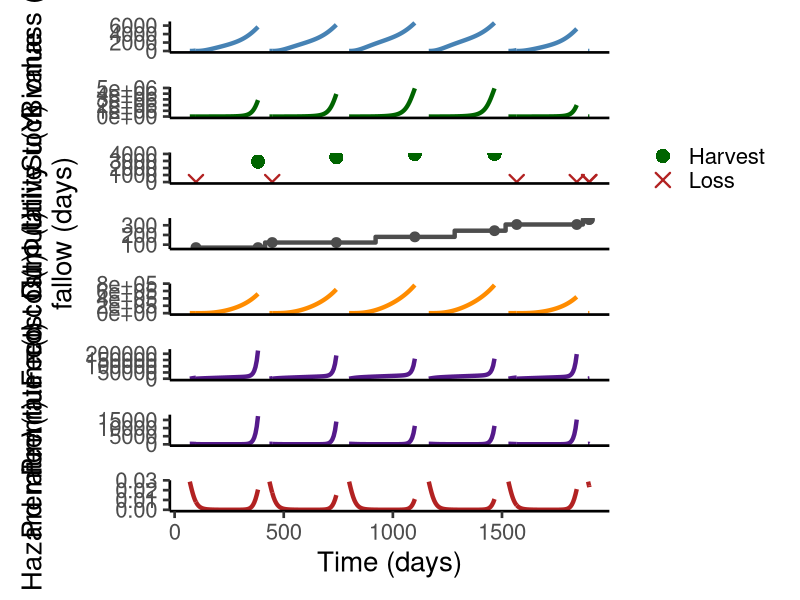

This figure's R source:
library(ggplot2)
library(tidyr)

# ── Read data ─────────────────────────────────────────────────────────────────
ts <- read.csv("results/simulations/production_cycle_timeseries.csv")
ep <- read.csv("results/simulations/production_cycle_endpoints.csv")

outdir <- "results/figures"
dir.create(outdir, showWarnings = FALSE, recursive = TRUE)

# Assign alternating cycle shading
cycle_bounds <- aggregate(t ~ cycle, data = ts, FUN = range)
shade <- data.frame(
  xmin  = sapply(cycle_bounds$t, `[`, 1),
  xmax  = sapply(cycle_bounds$t, `[`, 2),
  cycle = cycle_bounds$cycle
)
shade$fill <- ifelse(shade$cycle %% 2 == 1, "odd", "even")

# Endpoint markers: shape by harvest vs loss
ep$event <- ifelse(ep$loss, "Loss", "Harvest")

# ── Helper: add cycle shading to a ggplot ─────────────────────────────────────
add_cycle_shading <- function(p) {
  p + geom_rect(data = shade,
                aes(xmin = xmin, xmax = xmax, ymin = -Inf, ymax = Inf, fill = fill),
                alpha = 0.08, inherit.aes = FALSE) +
    scale_fill_manual(values = c("odd" = "grey50", "even" = "grey80"), guide = "none")
}

# Common theme for panels without x-axis
theme_panel <- function() {
  theme_classic(base_size = 20) +
    theme(axis.text.x = element_blank(), axis.ticks.x = element_blank())
}

# ══════════════════════════════════════════════════════════════════════════════
# Panel 1: Biomass n(t)·W(L(t))
# ══════════════════════════════════════════════════════════════════════════════
p1 <- ggplot(ts, aes(x = t, y = biomass_kg, group = cycle)) +
  geom_line(color = "steelblue", linewidth = 1.5)
p1 <- add_cycle_shading(p1) +
  labs(x = NULL, y = "Biomass (kg)") +
  theme_panel()

# ══════════════════════════════════════════════════════════════════════════════
# Panel 2: Stock value n(t)·f(L(t))
# ══════════════════════════════════════════════════════════════════════════════
p2 <- ggplot(ts, aes(x = t, y = stock_value, group = cycle)) +
  geom_line(color = "darkgreen", linewidth = 1.5)
p2 <- add_cycle_shading(p2) +
  labs(x = NULL, y = "Stock value") +
  theme_panel()

# ══════════════════════════════════════════════════════════════════════════════
# Panel 3: Utility at cycle end (point plot)
# ══════════════════════════════════════════════════════════════════════════════
p3 <- ggplot(ep, aes(x = t_end, y = utility, shape = event, color = event)) +
  geom_point(size = 4, stroke = 1.2)
p3 <- add_cycle_shading(p3) +
  scale_shape_manual(values = c("Harvest" = 16, "Loss" = 4)) +
  scale_color_manual(values = c("Harvest" = "darkgreen", "Loss" = "firebrick")) +
  labs(x = NULL, y = "Utility u(Y)", shape = NULL, color = NULL) +
  theme_panel() +
  theme(legend.position.inside = c(0.9, 0.85))

# ══════════════════════════════════════════════════════════════════════════════
# Panel 4: Cumulative fallow days (step function)
# ══════════════════════════════════════════════════════════════════════════════
p4 <- ggplot(ep, aes(x = t_end, y = cumulative_fallow)) +
  geom_step(color = "grey30", linewidth = 1.5, direction = "mid") +
  geom_point(color = "grey30", size = 3)
p4 <- add_cycle_shading(p4) +
  labs(x = NULL, y = "Cumulative\nfallow (days)") +
  theme_panel()

# ══════════════════════════════════════════════════════════════════════════════
# Panel 5: Cumulative feed cost
# ══════════════════════════════════════════════════════════════════════════════
p5 <- ggplot(ts, aes(x = t, y = feed_cost, group = cycle)) +
  geom_line(color = "darkorange", linewidth = 1.5)
p5 <- add_cycle_shading(p5) +
  labs(x = NULL, y = "Feed cost \u03a6(t)") +
  theme_panel()

# ══════════════════════════════════════════════════════════════════════════════
# Panel 6: Cumulative insurance premium
# ══════════════════════════════════════════════════════════════════════════════
p6 <- ggplot(ts, aes(x = t, y = premium_cost, group = cycle)) +
  geom_line(color = "purple4", linewidth = 1.5)
p6 <- add_cycle_shading(p6) +
  labs(x = NULL, y = "Premium cost \u03a0(t)") +
  theme_panel()

# ══════════════════════════════════════════════════════════════════════════════
# Panel 7: Instantaneous insurance premium rate
# ══════════════════════════════════════════════════════════════════════════════
p7 <- ggplot(ts, aes(x = t, y = premium_rate, group = cycle)) +
  geom_line(color = "purple4", linewidth = 1.5)
p7 <- add_cycle_shading(p7) +
  labs(x = NULL, y = "Premium rate \u03c0(t)") +
  theme_panel()

# ══════════════════════════════════════════════════════════════════════════════
# Panel 8: Hazard rate
# ══════════════════════════════════════════════════════════════════════════════
p8 <- ggplot(ts, aes(x = t, y = hazard_rate, group = cycle)) +
  geom_line(color = "firebrick", linewidth = 1.5)
p8 <- add_cycle_shading(p8) +
  labs(x = "Time (days)", y = "Hazard rate \u03bb(t)") +
  theme_classic(base_size = 20)

# ══════════════════════════════════════════════════════════════════════════════
# Combine into single-column multi-panel figure
# ══════════════════════════════════════════════════════════════════════════════

if (requireNamespace("patchwork", quietly = TRUE)) {
  library(patchwork)
  combined <- p1 / p2 / p3 / p4 / p5 / p6 / p7 / p8
  ggsave(file.path(outdir, "production_cycle_timeseries.png"), combined,
         width = 14, height = 32, dpi = 400)
} else if (requireNamespace("cowplot", quietly = TRUE)) {
  library(cowplot)
  combined <- plot_grid(p1, p2, p3, p4, p5, p6, p7, p8,
                        ncol = 1, align = "v")
  ggsave(file.path(outdir, "production_cycle_timeseries.png"), combined,
         width = 14, height = 32, dpi = 400)
} else {
  cat("patchwork/cowplot not available — install one for combined plot\n")
}

cat("Saved production_cycle_timeseries.png\n")
